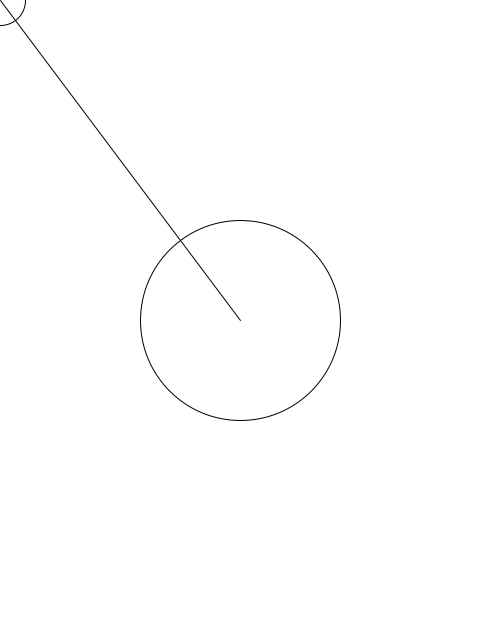
Frame 1 (no input)
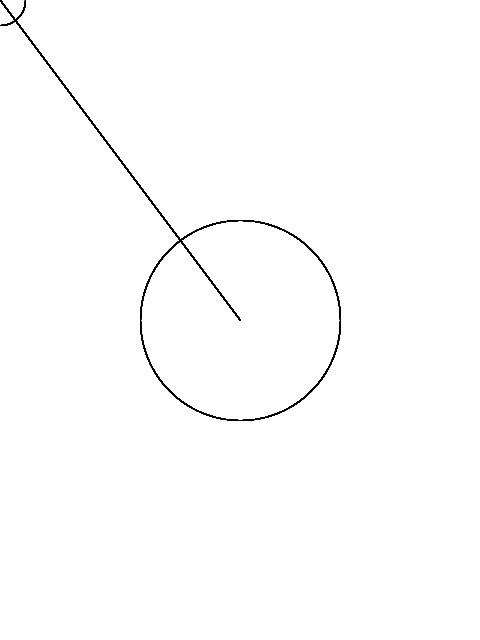
Frame 60 (the mouse pressed at the canvas centre just before this capture)
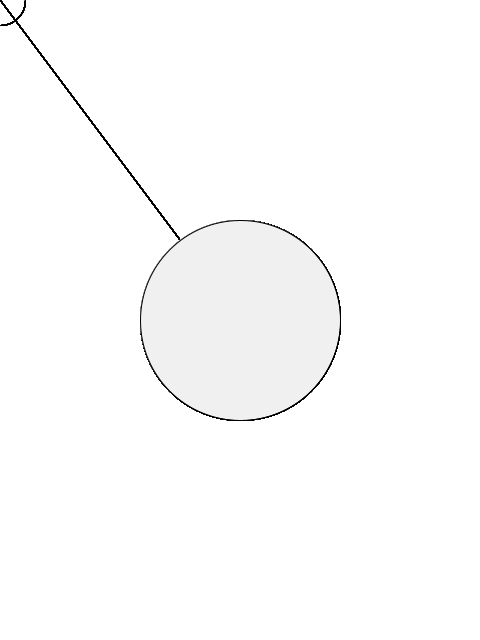
Frame 120 (the mouse held since frame 60 and released just before this capture)

The Processing sketch that drew these frames (run headless with seeded random() and noise(); from frame 60 on, the mouse is pressed at the canvas centre):

// Processing sketch: processing_11734
// ── processing_11734.pde

void setup() {
  size(480, 640);
  smooth();
  background(255);
}


void draw() {
  line(width/2, height/2, mouseX, mouseY);
  fill(mouseX, mouseY);
  ellipse(mouseX, mouseY, 50, 50);
  ellipse(width/2, height/2, 200, 200);
  fill(mouseX, mouseY);
  smooth();
}
